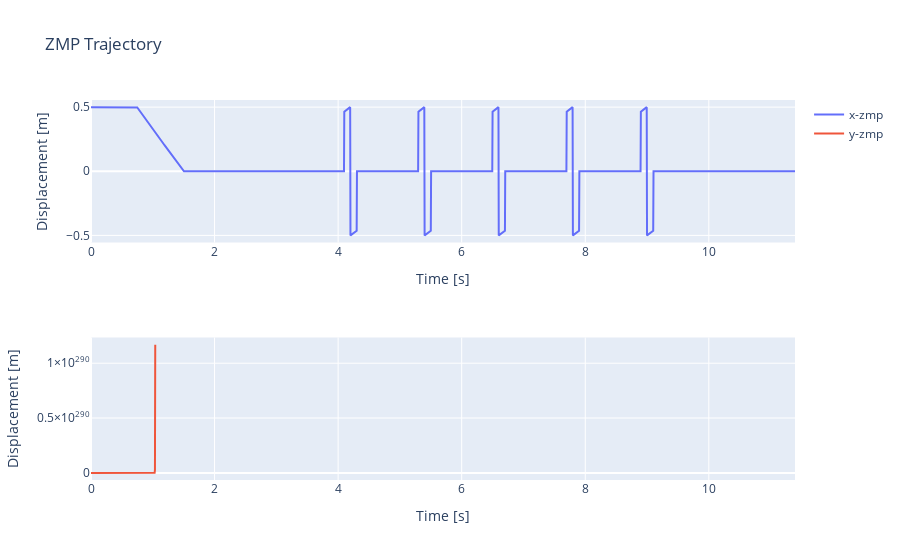

Notebook code cell kept with this figure:
### Markdown cell above
#### Plot all in one plot

### Code cell
import plotly.express as px
from plotly.subplots import make_subplots
import plotly.graph_objects as go

data = motion_traj
time = data['time']

fig = make_subplots(rows=2, cols=1, vertical_spacing=0.25)#, subplot_titles=('X', 'Y'))
fig.add_trace(go.Scatter(x=time, y=data['x'], mode='lines', name='x-zmp'), row=1, col=1)
fig.add_trace(go.Scatter(x=time, y=data['y'], mode='lines', name='y-zmp'), row=2, col=1)
# fig.add_trace(go.Scatter(x=time, y=data['curr_step'], mode='lines', name='lfoot_x'), row=3, col=1)
# fig.add_trace(go.Scatter(x=time, y=data['lfoot_z'], mode='lines', name='lfoot_z'), row=2, col=1)

fig.update_xaxes(title_text='Time [s]', row=1, col=1)
fig.update_xaxes(title_text='Time [s]', row=2, col=1)
fig.update_yaxes(title_text='Displacement [m]', row=1, col=1)
fig.update_yaxes(title_text='Displacement [m]', row=2, col=1)
fig.update_layout(title='ZMP Trajectory')
fig.show()

### Figure 1 — Plotly figure (JSON) as saved in the notebook; plotly's stock layout.template omitted (floating-point values rounded to 4 significant figures; data arrays with more than 128 entries replaced by an {"elided": "..."} marker saying what was removed)
{"data": [{"mode": "lines", "name": "x-zmp", "type": "scatter", "x": {"elided": "2280 float values"}, "xaxis": "x", "y": {"elided": "2280 float values"}, "yaxis": "y"}, {"mode": "lines", "name": "y-zmp", "type": "scatter", "x": {"elided": "2280 float values"}, "xaxis": "x2", "y": {"elided": "2280 float values"}, "yaxis": "y2"}], "layout": {"title": {"text": "ZMP Trajectory"}, "xaxis": {"anchor": "y", "domain": [0, 1], "title": {"text": "Time [s]"}}, "xaxis2": {"anchor": "y2", "domain": [0, 1], "title": {"text": "Time [s]"}}, "yaxis": {"anchor": "x", "domain": [0.625, 1], "title": {"text": "Displacement [m]"}}, "yaxis2": {"anchor": "x2", "domain": [0, 0.375], "title": {"text": "Displacement [m]"}}}}
